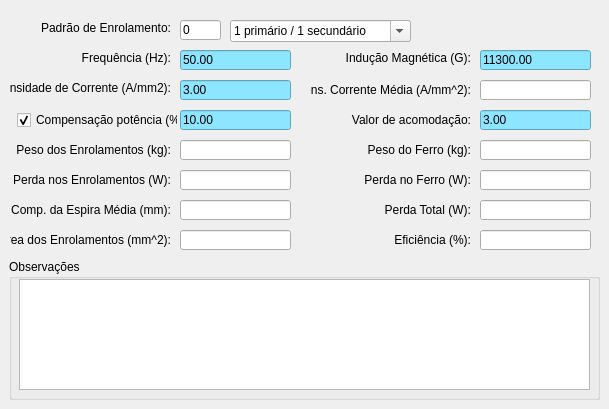
    <widget class="QWidget" name="tab_general">
     <attribute name="title">
      <string>Gerais</string>
     </attribute>
     <widget class="QLineEdit" name="lineEdit_currentDensity">
      <property name="geometry">
       <rect>
        <x>180</x>
        <y>80</y>
        <width>111</width>
        <height>20</height>
       </rect>
      </property>
      <property name="styleSheet">
       <string notr="true">background-color: rgb(140, 230, 255);</string>
      </property>
      <property name="text">
       <string>3.00</string>
      </property>
     </widget>
     <widget class="QLabel" name="label_currentDensity">
      <property name="geometry">
       <rect>
        <x>10</x>
        <y>80</y>
        <width>161</width>
        <height>16</height>
       </rect>
      </property>
      <property name="text">
       <string>Densidade de Corrente (A/mm2):</string>
      </property>
      <property name="alignment">
       <set>Qt::AlignRight|Qt::AlignTrailing|Qt::AlignVCenter</set>
      </property>
     </widget>
     <widget class="QLabel" name="label_magneticInduction">
      <property name="geometry">
       <rect>
        <x>310</x>
        <y>50</y>
        <width>161</width>
        <height>16</height>
       </rect>
      </property>
      <property name="text">
       <string>Indução Magnética (G):</string>
      </property>
      <property name="alignment">
       <set>Qt::AlignRight|Qt::AlignTrailing|Qt::AlignVCenter</set>
      </property>
     </widget>
     <widget class="QLineEdit" name="lineEdit_frequency">
      <property name="geometry">
       <rect>
        <x>180</x>
        <y>50</y>
        <width>111</width>
        <height>20</height>
       </rect>
      </property>
      <property name="autoFillBackground">
       <bool>false</bool>
      </property>
      <property name="styleSheet">
       <string notr="true">background-color: rgb(140, 230, 255);</string>
      </property>
      <property name="text">
       <string>50.00</string>
      </property>
     </widget>
     <widget class="QLabel" name="label_frequency">
      <property name="geometry">
       <rect>
        <x>10</x>
        <y>50</y>
        <width>161</width>
        <height>16</height>
       </rect>
      </property>
      <property name="text">
       <string>Frequência (Hz):</string>
      </property>
      <property name="alignment">
       <set>Qt::AlignRight|Qt::AlignTrailing|Qt::AlignVCenter</set>
      </property>
     </widget>
     <widget class="QLineEdit" name="lineEdit_magneticInduction">
      <property name="geometry">
       <rect>
        <x>480</x>
        <y>50</y>
        <width>111</width>
        <height>20</height>
       </rect>
      </property>
      <property name="styleSheet">
       <string notr="true">background-color: rgb(140, 230, 255);</string>
      </property>
      <property name="text">
       <string>11300.00</string>
      </property>
     </widget>
     <widget class="QLineEdit" name="lineEdit_compensation_power">
      <property name="enabled">
       <bool>true</bool>
      </property>
      <property name="geometry">
       <rect>
        <x>180</x>
        <y>110</y>
        <width>111</width>
        <height>20</height>
       </rect>
      </property>
      <property name="styleSheet">
       <string notr="true">background-color: rgb(140, 230, 255);</string>
      </property>
      <property name="text">
       <string>10.00</string>
      </property>
     </widget>
     <widget class="QCheckBox" name="checkBox_compensation_power">
      <property name="enabled">
       <bool>true</bool>
      </property>
      <property name="geometry">
       <rect>
        <x>17</x>
        <y>110</y>
        <width>161</width>
        <height>20</height>
       </rect>
      </property>
      <property name="text">
       <string>Compensação potência (%):</string>
      </property>
      <property name="checked">
       <bool>true</bool>
      </property>
     </widget>
     <widget class="QLineEdit" name="lineEdit_windowAreaPerSectionTurns">
      <property name="enabled">
       <bool>true</bool>
      </property>
      <property name="geometry">
       <rect>
        <x>480</x>
        <y>110</y>
        <width>111</width>
        <height>20</height>
       </rect>
      </property>
      <property name="styleSheet">
       <string notr="true">background-color: rgb(140, 230, 255);</string>
      </property>
      <property name="text">
       <string>3.00</string>
      </property>
     </widget>
     <widget class="QLabel" name="label_windowAreaPerSectionTurns">
      <property name="enabled">
       <bool>true</bool>
      </property>
      <property name="geometry">
       <rect>
        <x>310</x>
        <y>110</y>
        <width>161</width>
        <height>20</height>
       </rect>
      </property>
      <property name="text">
       <string>Valor de acomodação:</string>
      </property>
      <property name="alignment">
       <set>Qt::AlignRight|Qt::AlignTrailing|Qt::AlignVCenter</set>
      </property>
     </widget>
     <widget class="QLabel" name="label_densityAverageCurrent">
      <property name="geometry">
       <rect>
        <x>310</x>
        <y>80</y>
        <width>161</width>
        <height>20</height>
       </rect>
      </property>
      <property name="text">
       <string>Dens. Corrente Média (A/mm^2):</string>
      </property>
      <property name="alignment">
       <set>Qt::AlignRight|Qt::AlignTrailing|Qt::AlignVCenter</set>
      </property>
     </widget>
     <widget class="QLineEdit" name="lineEdit_densityAverageCurrent">
      <property name="geometry">
       <rect>
        <x>480</x>
        <y>80</y>
        <width>111</width>
        <height>20</height>
       </rect>
      </property>
     </widget>
     <widget class="QLabel" name="label_ironWeight">
      <property name="geometry">
       <rect>
        <x>310</x>
        <y>140</y>
        <width>161</width>
        <height>20</height>
       </rect>
      </property>
      <property name="text">
       <string>Peso do Ferro (kg):</string>
      </property>
      <property name="alignment">
       <set>Qt::AlignRight|Qt::AlignTrailing|Qt::AlignVCenter</set>
      </property>
     </widget>
     <widget class="QLineEdit" name="lineEdit_ironWeight">
      <property name="geometry">
       <rect>
        <x>480</x>
        <y>140</y>
        <width>111</width>
        <height>20</height>
       </rect>
      </property>
     </widget>
     <widget class="QLabel" name="label_weightTurns">
      <property name="geometry">
       <rect>
        <x>10</x>
        <y>140</y>
        <width>161</width>
        <height>20</height>
       </rect>
      </property>
      <property name="text">
       <string>Peso dos Enrolamentos (kg):</string>
      </property>
      <property name="alignment">
       <set>Qt::AlignRight|Qt::AlignTrailing|Qt::AlignVCenter</set>
      </property>
     </widget>
     <widget class="QLineEdit" name="lineEdit_weightTurns">
      <property name="geometry">
       <rect>
        <x>180</x>
        <y>140</y>
        <width>111</width>
        <height>20</height>
       </rect>
      </property>
     </widget>
     <widget class="QLineEdit" name="lineEdit_averageTurnLength">
      <property name="geometry">
       <rect>
        <x>180</x>
        <y>200</y>
        <width>111</width>
        <height>20</height>
       </rect>
      </property>
     </widget>
     <widget class="QLabel" name="label_averageTurnLength">
      <property name="geometry">
       <rect>
        <x>10</x>
        <y>200</y>
        <width>161</width>
        <height>20</height>
       </rect>
      </property>
      <property name="text">
       <string>Comp. da Espira Média (mm):</string>
      </property>
      <property name="alignment">
       <set>Qt::AlignRight|Qt::AlignTrailing|Qt::AlignVCenter</set>
      </property>
     </widget>
     <widget class="QLineEdit" name="lineEdit_turnsArea">
      <property name="geometry">
       <rect>
        <x>180</x>
        <y>230</y>
        <width>111</width>
        <height>20</height>
       </rect>
      </property>
     </widget>
     <widget class="QLabel" name="label_turnsArea">
      <property name="geometry">
       <rect>
        <x>10</x>
        <y>230</y>
        <width>161</width>
        <height>20</height>
       </rect>
      </property>
      <property name="text">
       <string>Área dos Enrolamentos (mm^2):</string>
      </property>
      <property name="alignment">
       <set>Qt::AlignRight|Qt::AlignTrailing|Qt::AlignVCenter</set>
      </property>
     </widget>
     <widget class="QLineEdit" name="lineEdit_totalLoss">
      <property name="geometry">
       <rect>
        <x>480</x>
        <y>200</y>
        <width>111</width>
        <height>20</height>
       </rect>
      </property>
     </widget>
     <widget class="QLabel" name="label_totalLoss">
      <property name="geometry">
       <rect>
        <x>310</x>
        <y>200</y>
        <width>161</width>
        <height>20</height>
       </rect>
      </property>
      <property name="text">
       <string>Perda Total (W):</string>
      </property>
      <property name="alignment">
       <set>Qt::AlignRight|Qt::AlignTrailing|Qt::AlignVCenter</set>
      </property>
     </widget>
     <widget class="QLabel" name="label_ironLoss">
      <property name="geometry">
       <rect>
        <x>310</x>
        <y>170</y>
        <width>161</width>
        <height>20</height>
       </rect>
      </property>
      <property name="text">
       <string>Perda no Ferro (W):</string>
      </property>
      <property name="alignment">
       <set>Qt::AlignRight|Qt::AlignTrailing|Qt::AlignVCenter</set>
      </property>
     </widget>
     <widget class="QLineEdit" name="lineEdit_ironLoss">
      <property name="geometry">
       <rect>
        <x>480</x>
        <y>170</y>
        <width>111</width>
        <height>20</height>
       </rect>
      </property>
     </widget>
     <widget class="QLineEdit" name="lineEdit_TurnsLoss">
      <property name="geometry">
       <rect>
        <x>180</x>
        <y>170</y>
        <width>111</width>
        <height>20</height>
       </rect>
      </property>
     </widget>
     <widget class="QLabel" name="label_TurnsLoss">
      <property name="geometry">
       <rect>
        <x>10</x>
        <y>170</y>
        <width>161</width>
        <height>20</height>
       </rect>
      </property>
      <property name="text">
       <string>Perda nos Enrolamentos (W):</string>
      </property>
      <property name="alignment">
       <set>Qt::AlignRight|Qt::AlignTrailing|Qt::AlignVCenter</set>
      </property>
     </widget>
     <widget class="QLabel" name="label_efficiency">
      <property name="geometry">
       <rect>
        <x>310</x>
        <y>230</y>
        <width>161</width>
        <height>20</height>
       </rect>
      </property>
      <property name="text">
       <string>Eficiência (%):</string>
      </property>
      <property name="alignment">
       <set>Qt::AlignRight|Qt::AlignTrailing|Qt::AlignVCenter</set>
      </property>
     </widget>
     <widget class="QLineEdit" name="lineEdit_efficiency">
      <property name="geometry">
       <rect>
        <x>480</x>
        <y>230</y>
        <width>111</width>
        <height>20</height>
       </rect>
      </property>
     </widget>
     <widget class="QComboBox" name="comboBox_patternWindingName">
      <property name="enabled">
       <bool>true</bool>
      </property>
      <property name="geometry">
       <rect>
        <x>230</x>
        <y>20</y>
        <width>181</width>
        <height>22</height>
       </rect>
      </property>
      <property name="editable">
       <bool>true</bool>
      </property>
      <item>
       <property name="text">
        <string>1 primário / 1 secundário</string>
       </property>
      </item>
      <item>
       <property name="text">
        <string>1 primário / 2 secundários</string>
       </property>
      </item>
      <item>
       <property name="text">
        <string>2 primários / 1 secundário</string>
       </property>
      </item>
      <item>
       <property name="text">
        <string>2 primários / 2 secundários</string>
       </property>
      </item>
      <item>
       <property name="text">
        <string>definido pelo usuário</string>
       </property>
      </item>
     </widget>
     <widget class="QLabel" name="label_patternWinding">
      <property name="enabled">
       <bool>true</bool>
      </property>
      <property name="geometry">
       <rect>
        <x>10</x>
        <y>20</y>
        <width>161</width>
        <height>16</height>
       </rect>
      </property>
      <property name="text">
       <string>Padrão de Enrolamento:</string>
      </property>
      <property name="alignment">
       <set>Qt::AlignRight|Qt::AlignTrailing|Qt::AlignVCenter</set>
      </property>
     </widget>
     <widget class="QGroupBox" name="groupBox_observation">
      <property name="geometry">
       <rect>
        <x>9</x>
        <y>259</y>
        <width>591</width>
        <height>141</height>
       </rect>
      </property>
      <property name="title">
       <string>Observações</string>
      </property>
      <widget class="QTextEdit" name="textEdit_observation">
       <property name="geometry">
        <rect>
         <x>10</x>
         <y>20</y>
         <width>571</width>
         <height>111</height>
        </rect>
       </property>
      </widget>
     </widget>
     <widget class="QLineEdit" name="lineEdit_patternWindingNumber">
      <property name="geometry">
       <rect>
        <x>180</x>
        <y>20</y>
        <width>41</width>
        <height>20</height>
       </rect>
      </property>
      <property name="text">
       <string>0</string>
      </property>
     </widget>
    </widget>
